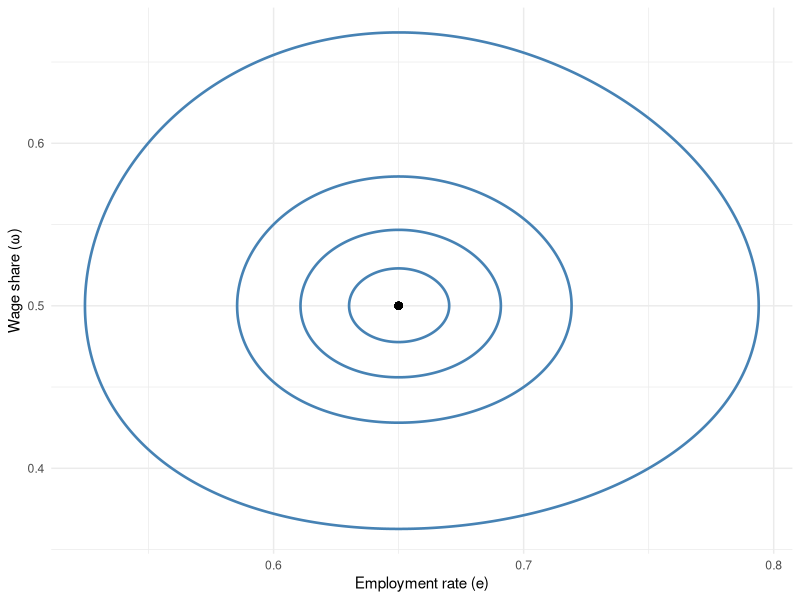
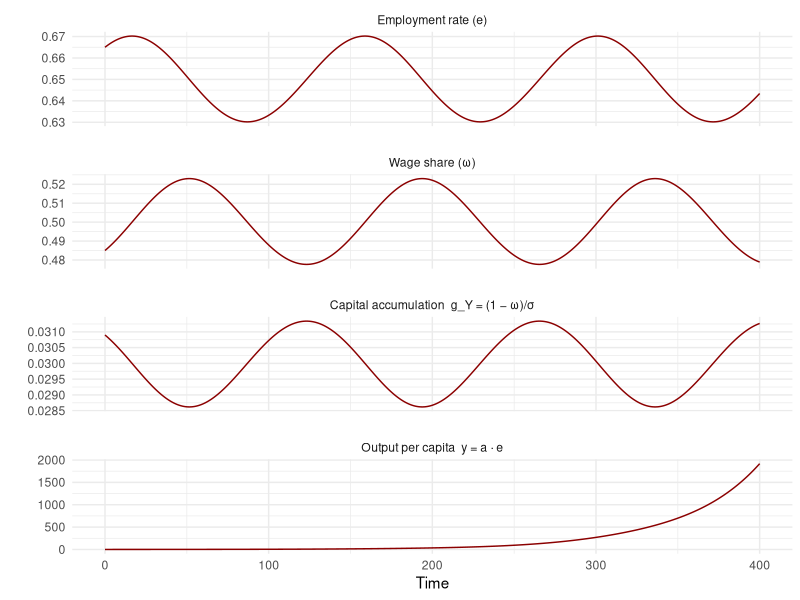

Write the R code that produced these figures, in order.
############################################################
## Canonical Goodwin (1967) — Benchmark Cycle
############################################################

library(deSolve)
library(dplyr)
library(tidyr)
library(ggplot2)

## ---------------------------------------------------------
## 1) Targets and exogenous growth
## ---------------------------------------------------------
e_star     <- 0.65
omega_star <- 0.50

alpha <- 0.02
beta  <- 0.01
g     <- alpha + beta

## ---------------------------------------------------------
## 2) Structural calibration
## ---------------------------------------------------------
sigma <- (1 - omega_star) / g

phi1 <- 0.10
phi0 <- alpha - phi1 * e_star
Phi  <- function(e) phi0 + phi1 * e

stopifnot(
  e_star     > 0, e_star     < 1,
  omega_star > 0, omega_star < 1
)

## ---------------------------------------------------------
## 3) Canonical Goodwin ODE
## ---------------------------------------------------------
goodwin <- function(t, state, parms) {
  
  e     <- state["e"]
  omega <- state["omega"]
  
  de     <- ((1 - omega)/sigma - g) * e
  domega <- (Phi(e) - alpha) * omega
  
  list(c(de, domega))
}

## ---------------------------------------------------------
## 4) Simulation design
## ---------------------------------------------------------
amplitudes <- c(0.015, 0.03, 0.05, 0.10)
times <- seq(0, 400, by = 0.1)

## ---------------------------------------------------------
## 5) Run simulations
## ---------------------------------------------------------
sims <- lapply(amplitudes, function(a) {
  
  state0 <- c(
    e     = e_star     + a,
    omega = omega_star - a
  )
  
  sol <- ode(
    y      = state0,
    times  = times,
    func   = goodwin,
    parms  = NULL,
    method = "lsoda",
    rtol   = 1e-8,
    atol   = 1e-10
  )
  
  as.data.frame(sol) |>
    mutate(amplitude = factor(a))
})

df <- bind_rows(sims)

## ---------------------------------------------------------
## 6) Phase diagram
## ---------------------------------------------------------
p_phase <- ggplot(df, aes(x = e, y = omega)) +
  geom_path(aes(group = amplitude),
            linewidth = 0.9,
            colour = "steelblue") +
  geom_point(
    aes(x = e_star, y = omega_star),
    inherit.aes = FALSE,
    shape = 21,
    fill = "black",
    size = 2
  ) +
  labs(
    x = "Employment rate (e)",
    y = "Wage share (ω)"
  ) +
  theme_minimal()

ggsave(
  filename = "fig_goodwin_phase.pdf",
  plot     = p_phase,
  width    = 6,
  height   = 6,
  units    = "in",
  dpi      = 300
)

## ---------------------------------------------------------
## 7) Mild cycle and derived variables
## ---------------------------------------------------------
a_mild <- "0.015"

df_mild <- df |>
  filter(amplitude == a_mild) |>
  mutate(
    a_t  = exp(alpha * time),
    y_pc = a_t * e,
    g_Y  = (1 - omega) / sigma
  )

## ---------------------------------------------------------
## 8) Tidy data for stacked time paths
## ---------------------------------------------------------
df_mild_long <- df_mild |>
  select(time, e, omega, g_Y, y_pc) |>
  pivot_longer(
    cols = c(e, omega, g_Y, y_pc),
    names_to = "variable",
    values_to = "value"
  )

df_mild_long$variable <- factor(
  df_mild_long$variable,
  levels = c("e", "omega", "g_Y", "y_pc"),
  labels = c(
    "Employment rate (e)",
    "Wage share (ω)",
    "Capital accumulation  g_Y = (1 − ω)/σ",
    "Output per capita  y = a · e"
  )
)

## ---------------------------------------------------------
## 9) Stacked time paths (mild cycle)
## ---------------------------------------------------------
p_time_mild <- ggplot(df_mild_long,
                      aes(x = time, y = value)) +
  geom_line(linewidth = 0.5, colour = "darkred") +
  facet_wrap(~ variable, ncol = 1, scales = "free_y") +
  labs(
    x = "Time",
    y = ""
  ) +
  theme_minimal() +
  theme(
    legend.position = "none",
    panel.spacing = unit(1.2, "lines")
  )

ggsave(
  filename = "fig_goodwin_timepaths_mild.pdf",
  plot     = p_time_mild,
  width    = 7,
  height   = 8,
  units    = "in",
  dpi      = 300
)

## ---------------------------------------------------------
## 10) Output objects
## ---------------------------------------------------------
# df             : wide data (all amplitudes)
# df_mild        : mild cycle data with derived variables
# df_mild_long   : tidy stacked data for plotting
############################################################
